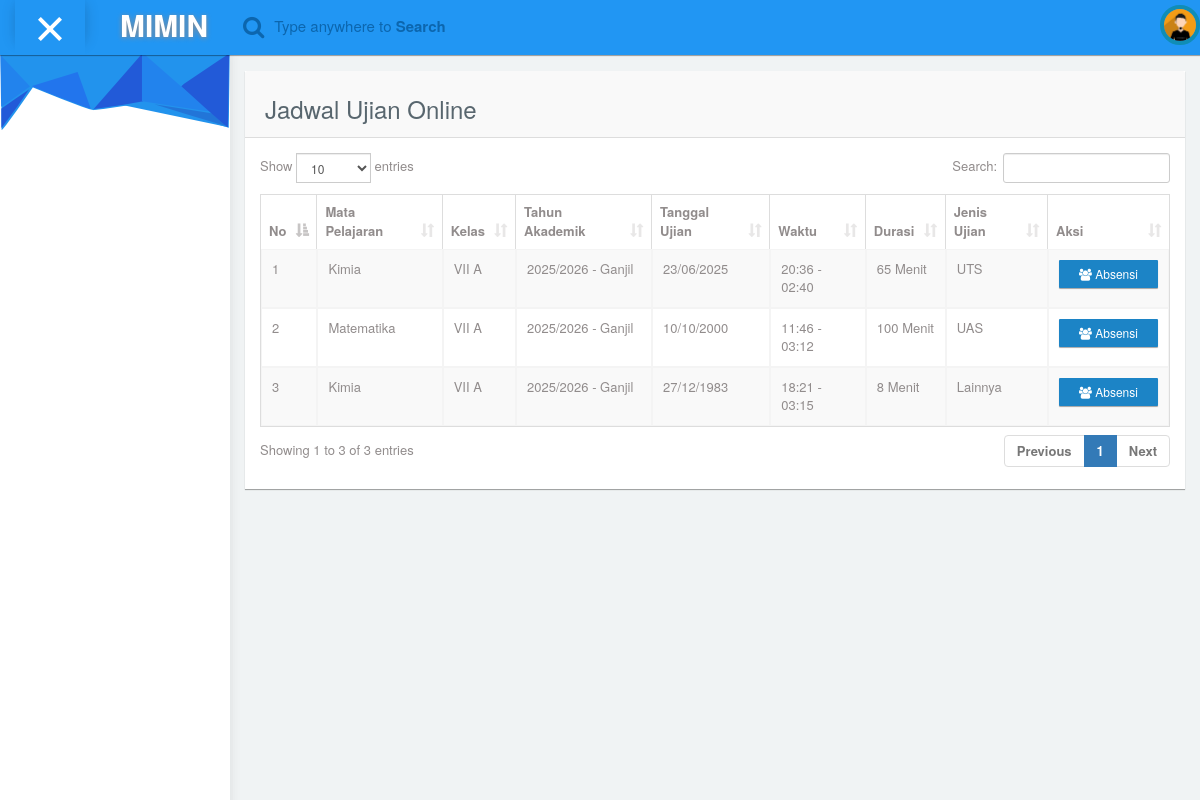
The page /index.php/ujianonline on the database as committed earlier.
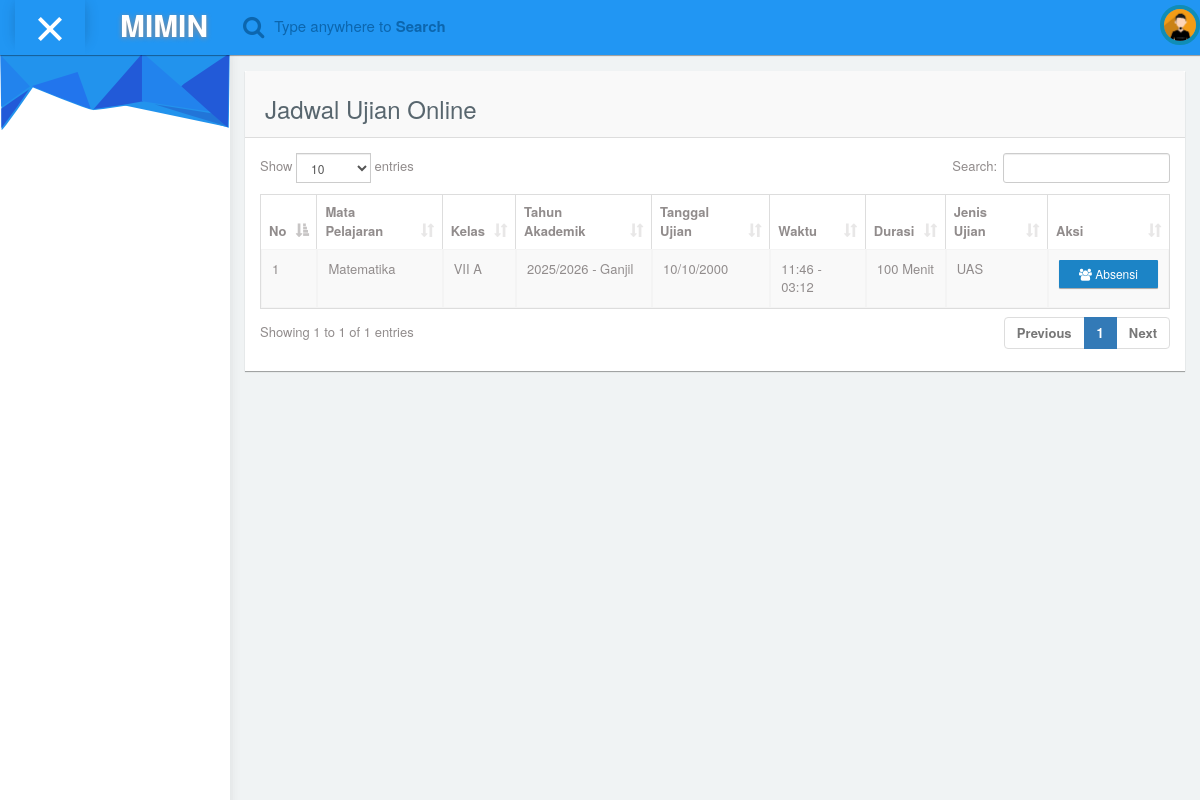
The same page on the database as committed later.
### tables this page shows
CREATE TABLE IF NOT EXISTS `tb_jadwal_ujian` (
  `id` int NOT NULL AUTO_INCREMENT,
  `matapelajaran_id` int NOT NULL,
  `kelasrombel_id` int NOT NULL,
  `tanggal_ujian` date NOT NULL,
  `jam_mulai` time NOT NULL,
  `jam_selesai` time NOT NULL,
  `lama_ujian` int NOT NULL COMMENT 'dalam menit',
  `jenis_ujian` varchar(50) NOT NULL,
  `banksoal_id` int DEFAULT NULL,
  PRIMARY KEY (`id`)
);

CREATE TABLE IF NOT EXISTS `tb_matapelajaran` (
  `id` int NOT NULL AUTO_INCREMENT,
  `kode_matapelajaran` varchar(20) NOT NULL,
  `nama_matapelajaran` varchar(100) NOT NULL,
  `keterangan` text,
  PRIMARY KEY (`id`)
);

CREATE TABLE IF NOT EXISTS `tb_kelas` (
  `id` int NOT NULL AUTO_INCREMENT,
  `nama_kelas` varchar(100) NOT NULL,
  `keterangan` text,
  PRIMARY KEY (`id`)
);

CREATE TABLE IF NOT EXISTS `tb_tahunakademik` (
  `id` int NOT NULL AUTO_INCREMENT,
  `tahun` varchar(9) NOT NULL,
  `semester` enum('Ganjil','Genap') NOT NULL,
  `status` enum('Aktif','Nonaktif') NOT NULL,
  PRIMARY KEY (`id`)
);

### application/views/template_miminium/wrapper.php (called while the page is built)
<?php
    include 'header.php';
    include 'sidebar.php';
    include 'navbar.php';
	include 'content.php';
	include 'footer.php';
?>

### application/controllers/Ujianonline.php (called while the page is built, shortened)
<?php
class Ujianonline extends CI_Controller {
    public $db;
    public function __construct() {
        $this->load->database();
        $this->load->helper('url');
    }
    public function index() {
        $data = array(
            'page' => 'admin/ujianonline/index',
            'script' => 'admin/ujianonline/script',
            'link' => 'ujianonline'
        );
        $data['jadwal_ujian'] = $this->db->query("
            SELECT
                ju.*,
                mp.nama_matapelajaran,
                kr.id as kelasrombel_id,
                k.nama_kelas,
                ta.tahun,
                ta.semester
            FROM tb_jadwal_ujian ju
            JOIN tb_matapelajaran mp ON ju.matapelajaran_id = mp.id
            JOIN tb_kelasrombel kr ON ju.kelasrombel_id = kr.id
            JOIN tb_kelas k ON kr.kelas_id = k.id
            JOIN tb_tahunakademik ta ON kr.tahunakademik_id = ta.id
            ORDER BY ju.tanggal_ujian DESC, ju.jam_mulai ASC
        ")->result();
        $this->load->view('template_miminium/wrapper', $data);
    }
}

### index.php (called while the page is built, shortened)
<?php
require_once BASEPATH.'core/CodeIgniter.php';

### application/views/template_miminium/content.php (called while the page is built)
<?php
    $this->load->view($page);
?>

### application/views/admin/ujianonline/index.php (the view)
<div id="content">
    <div class="col-md-12 top-20 padding-0">
        <div class="col-md-12">
            <div class="panel">
                <div class="panel-heading">
                    <h3>Jadwal Ujian Online</h3>
                </div>
                <div class="panel-body">
                    <div class="responsive-table">
                        <table id="datatables-example" class="table table-striped table-bordered" width="100%" cellspacing="0">
                            <thead>
                                <tr>
                                    <th width="5%">No</th>
                                    <th>Mata Pelajaran</th>
                                    <th>Kelas</th>
                                    <th>Tahun Akademik</th>
                                    <th>Tanggal Ujian</th>
                                    <th>Waktu</th>
                                    <th>Durasi</th>
                                    <th>Jenis Ujian</th>
                                    <th width="10%">Aksi</th>
                                </tr>
                            </thead>
                            <tbody>
                                <?php
                                $no = 1;
                                foreach($jadwal_ujian as $row):
                                ?>
                                <tr>
                                    <td><?= $no++ ?></td>
                                    <td><?= $row->nama_matapelajaran ?></td>
                                    <td><?= $row->nama_kelas ?></td>
                                    <td><?= $row->tahun ?> - <?= $row->semester ?></td>
                                    <td><?= date('d/m/Y', strtotime($row->tanggal_ujian)) ?></td>
                                    <td><?= date('H:i', strtotime($row->jam_mulai)) ?> - <?= date('H:i', strtotime($row->jam_selesai)) ?></td>
                                    <td><?= $row->lama_ujian ?> Menit</td>
                                    <td><?= $row->jenis_ujian ?></td>
                                    <td>
                                        <a href="<?= base_url('ujianonline/absensi/'.$row->id) ?>" class="btn btn-primary btn-sm">
                                            <i class="fa fa-users"></i> Absensi
                                        </a>
                                    </td>
                                </tr>
                                <?php endforeach; ?>
                            </tbody>
                        </table>
                    </div>
                </div>
            </div>
        </div>
    </div>
</div>

### application/views/template_miminium/header.php (shortened to what this page needs)
<!DOCTYPE html>
<html lang="en">
<head>
    <link rel="stylesheet" type="text/css" href="<?=base_url()?>assets_miminium/css/bootstrap.min.css">
      <link rel="stylesheet" type="text/css" href="<?=base_url()?>assets_miminium/css/plugins/font-awesome.min.css"/>
      <link rel="stylesheet" type="text/css" href="<?=base_url()?>assets_miminium/css/plugins/simple-line-icons.css"/>
      <link rel="stylesheet" type="text/css" href="<?=base_url()?>assets_miminium/css/plugins/animate.min.css"/>
      <link rel="stylesheet" type="text/css" href="<?=base_url()?>assets_miminium/css/plugins/fullcalendar.min.css"/>
      <link rel="stylesheet" type="text/css" href="<?=base_url()?>assets_miminium/css/plugins/datatables.bootstrap.min.css"/>
      <link rel="stylesheet" href="<?=base_url()?>assets_miminium/css/plugins/select2.min.css">
	<link href="<?=base_url()?>assets_miminium/css/style.css" rel="stylesheet">
	<link rel="stylesheet" href="https://cdn.jsdelivr.net/npm/sweetalert2@11/dist/sweetalert2.min.css">
</head>

### application/views/template_miminium/sidebar.php (shortened to what this page needs)
<div class="container-fluid mimin-wrapper">
      <div id="left-menu">
        <div class="sub-left-menu scroll">
          <ul class="nav nav-list">
              <li><div class="left-bg"></div></li>
            </ul>
          </div>
      </div>

### application/views/template_miminium/navbar.php (shortened to what this page needs)
<body id="mimin" class="dashboard">
       <nav class="navbar navbar-default header navbar-fixed-top">
         <div class="col-md-12 nav-wrapper">
           <div class="navbar-header" style="width:100%;">
             <div class="opener-left-menu is-open">
               <span class="bottom"></span>
             </div>
               <a href="index.html" class="navbar-brand">
                <b>MIMIN</b>
               </a>
             <ul class="nav navbar-nav search-nav">
               <li>
                  <div class="search">
                   <span class="fa fa-search icon-search" style="font-size:23px;"></span>
                   <div class="form-group form-animate-text">
                     <input type="text" class="form-text" required>
                     <label class="label-search">Type anywhere to <b>Search</b> </label>
                   </div>
                 </div>
               </li>
             </ul>
             <ul class="nav navbar-nav navbar-right user-nav">
               <li class="user-name"><span><?=$this->session->userdata('nama')?></span></li>
                 <li class="dropdown avatar-dropdown">
                  <img src="<?=base_url()?>assets_miminium/img/avatar.jpg" class="img-circle avatar" alt="user name" data-toggle="dropdown" aria-haspopup="true" aria-expanded="true"/>
               </li>
             </ul>
           </div>
         </div>
       </nav>

### application/views/template_miminium/footer.php (shortened to what this page needs)
      </div>
  </body>
</html>

Rows that differ between the two databases and show on the page:
removed tb_jadwal_ujian: matapelajaran.nama_matapelajaran "Kimia", tb_kelas.nama_kelas "VII A", tb_tahunakademik.tahun "2025/2026", tb_tahunakademik.semester "Ganjil", tanggal_ujian "23/06/2025", jam_mulai "20:36", jam_selesai "02:40", lama_ujian "65", jenis_ujian "UTS"
removed tb_jadwal_ujian: matapelajaran.nama_matapelajaran "Kimia", tb_kelas.nama_kelas "VII A", tb_tahunakademik.tahun "2025/2026", tb_tahunakademik.semester "Ganjil", tanggal_ujian "27/12/1983", jam_mulai "18:21", jam_selesai "03:15", lama_ujian "8", jenis_ujian "Lainnya"
Other text that changed with them:
text written by a page script: "Show entries Search: Showing 1 to 3 of 3 entries Previous 1 Next" → "Show entries Search: Showing 1 to 1 of 1 entries Previous 1 Next"
